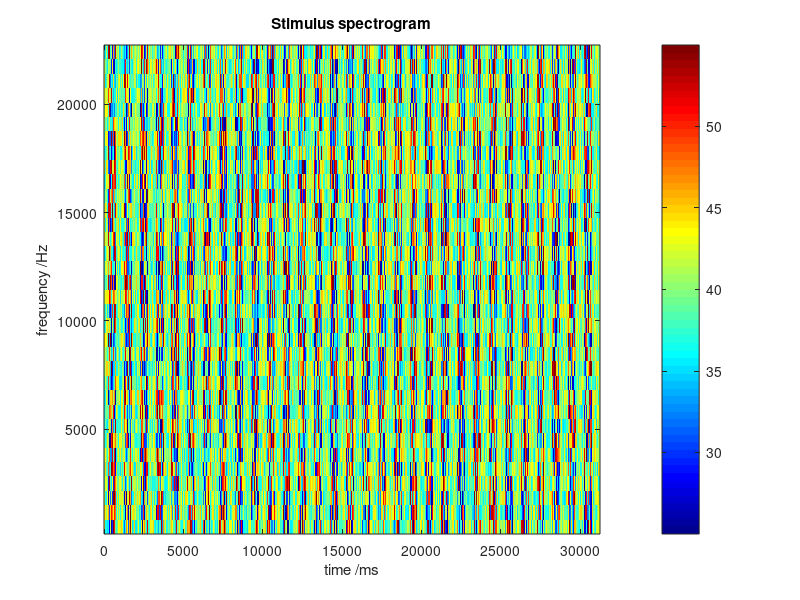

This figure's MATLAB source: (Note: this script raises an error after producing the figure.)
%%
clear all;
load data/spiketimes-revcorr.1.mat

%%
last_sample_time = 6.25*(size(stimulus_ft, 2)-1);
t = 0:6.25:last_sample_time;
f = logspace(log10(500), log10(22400), 34);
%% Q4
imagesc(t,f, stimulus_ft)
colormap(jet)
axis xy
xlabel('time /ms')
ylabel('frequency /Hz')
cb = colorbar;
title('Stimulus spectrogram')
cb.Title.String = 'Amplitude /dB';
set(gca, 'Fontsize', 14)
saveas(gcf, 'figs/png/B2_3_q4.png')
saveas(gcf, 'figs/mat/B2_3_q4.fig')
%% Q6
single_trial = spiketimes{1};
plotraster(single_trial)
saveas(gcf, 'figs/png/B2_3_q6.png')
saveas(gcf, 'figs/mat/B2_3_q6.fig')

%% Q8
plotraster(spiketimes)
saveas(gcf, 'figs/png/B2_3_q8.png')
saveas(gcf, 'figs/mat/B2_3_q8.fig')

%% Q9
plotPSTH(spiketimes, 6.25)
saveas(gcf, 'figs/png/B2_3_q9.png')
saveas(gcf, 'figs/mat/B2_3_q9.fig')

%% Q11
computeSTA(spiketimes, stimulus_ft, 15)
saveas(gcf, 'figs/png/B2_3_q11.png')
saveas(gcf, 'figs/mat/B2_3_q11.fig')

%% Q12
allspiketimes = [spiketimes{:}]
kernel= separablekernel(stimulus_ft, histc(allspiketimes, t), 15);
figure
imagesc(kernel)
saveas(gcf, 'figs/png/B2_3_q12.png')
saveas(gcf, 'figs/mat/B2_3_q12.fig')

